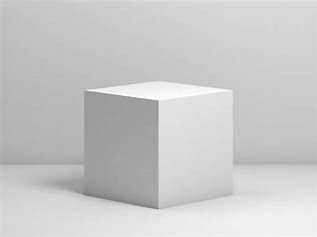
#> input picture download.jpeg, 317 x 237 px, found by its file name
$ jupyter execute Harris_Corner.ipynb
#> lines starting #> are read from the running program, lines starting #| are printed output that depends on the picture; after the words box and inside, x2 and y2 are one past the last pixel; in counts of white or black regions, pixels touching at a corner belong together
[cell 1]
import cv2
import numpy as np
from google.colab.patches import cv2_imshow

[cell 2]
def harris_corner_det(path):
#> called with path = '/content/download.jpeg'
  image = cv2.imread(path)
#> image is the input picture: shape (237, 317, 3); min 114, max 255, mean 200.9

  operatedImage = cv2.cvtColor(image, cv2.COLOR_BGR2GRAY)

  operatedImage = np.float32(operatedImage)

  dest = cv2.cornerHarris(operatedImage, 2, 5, 0.07)
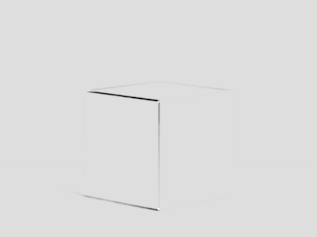
#> dest: shape (237, 317) float32; min -424753696, max 62454828, mean -950405.7; drawn with min black and max white

  # Results are marked through the dilated corners
  dest = cv2.dilate(dest, None)
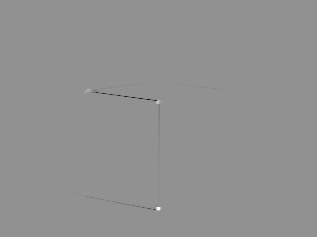
#> dest: shape (237, 317) float32; min -82507768, max 62454828, mean -49186.2; drawn with min black and max white

  # Reverting back to the original image, with optimal threshold value
  image[dest > 0.01 * dest.max()]=[0, 0, 255]
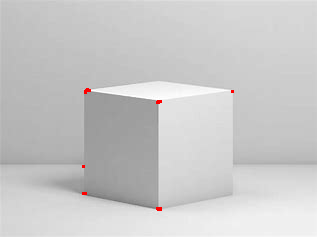
#> image: shape (237, 317, 3); 0.14% of pixels changed, all inside (x1, y1, x2, y2) = (82, 88, 234, 211)

  # the window showing output image with corners
  cv2_imshow(image)

  if cv2.waitKey(0) & 0xff == 27:
#> (key Esc is pressed here)
      cv2.destroyAllWindows()
